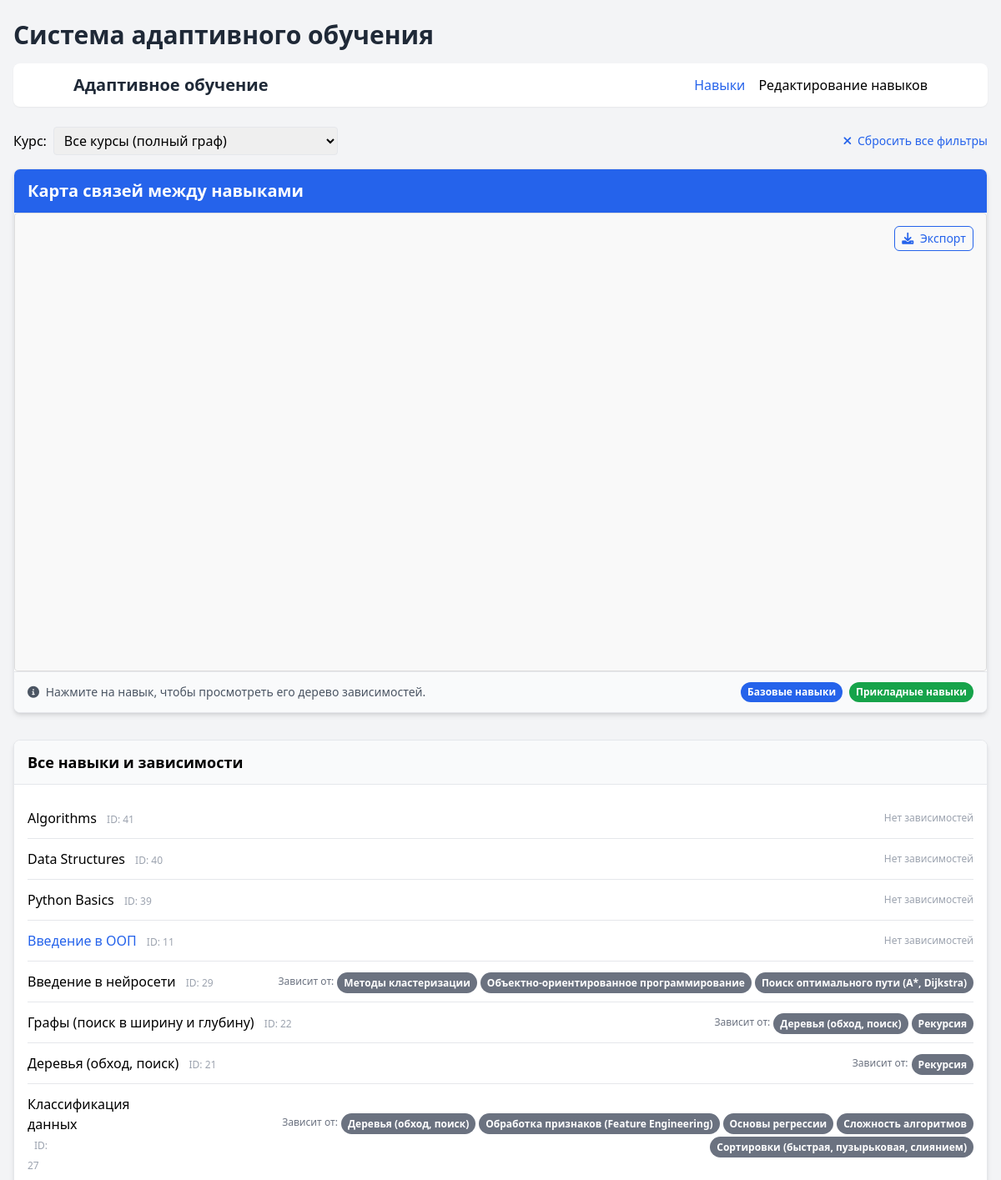
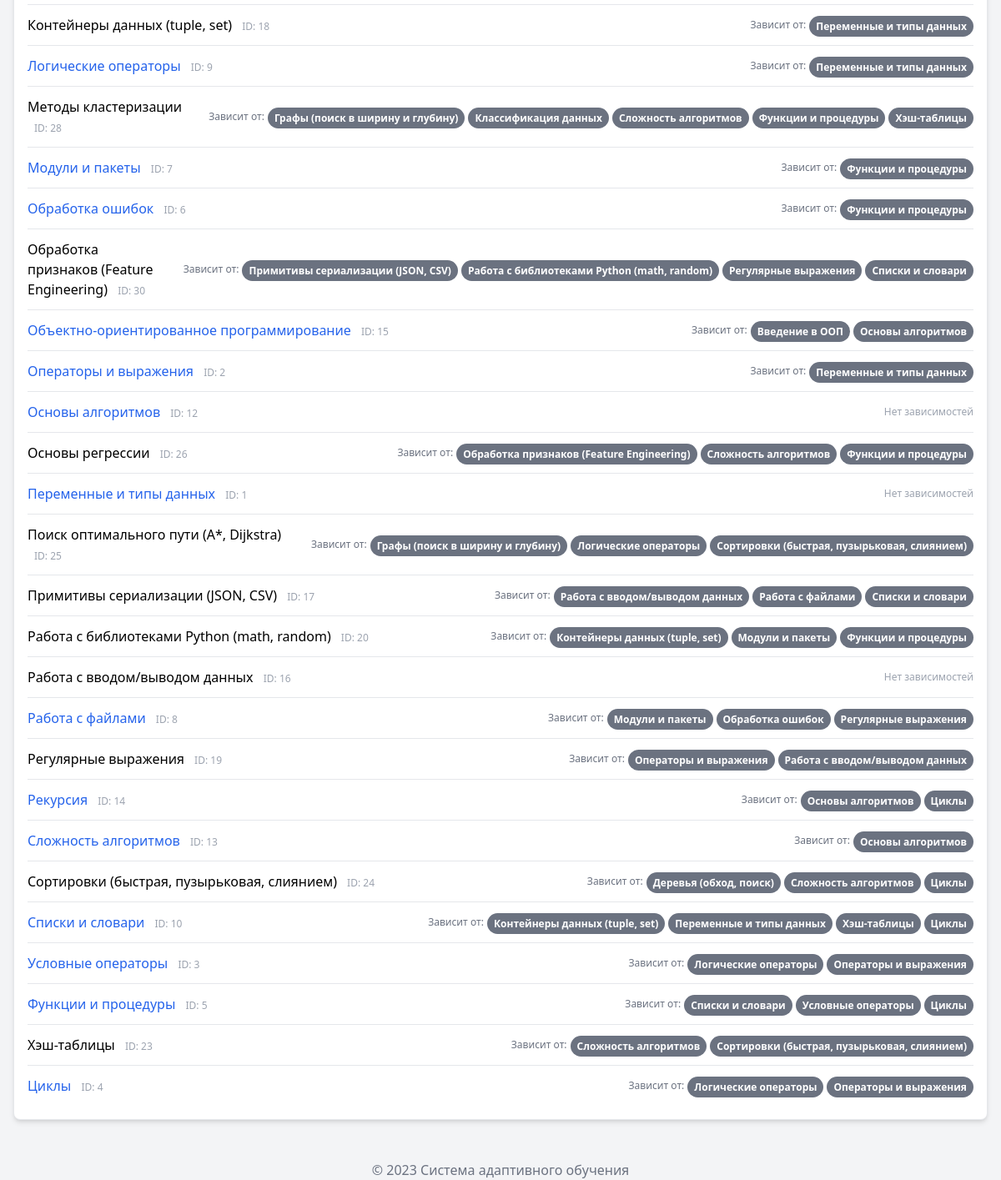
/skills/ (signed in), run on the app's committed database (2 pictures, top to bottom).
### skills/models.py (models this page shows, shortened)
class Skill(models.Model):
    name = models.CharField(max_length=255, unique=True, verbose_name="Название навыка")
    description = models.TextField(blank=True, null=True, verbose_name="Описание навыка")
    is_base = models.BooleanField(default=False, verbose_name="Базовый навык")
    courses = models.ManyToManyField(Course, related_name="skills", verbose_name="Связанные курсы")
    prerequisites = models.ManyToManyField("self", symmetrical=False, blank=True, verbose_name="Необходимые навыки", related_name="dependent_skills")
    class Meta:
        verbose_name = "Навык"
        verbose_name_plural = "Навыки"
        ordering = ["name"]

### skills/views.py (the view, shortened to what this page needs)
# urls.py: path('', views.skills_list, name='skills_list'),
@login_required
def skills_list(request):
    course_id = request.GET.get('course')
    selected_skill_id = request.GET.get('skill')
    courses = Course.objects.all().prefetch_related('skills')
    base_skills = Skill.objects.filter(is_base=True)
    if course_id == 'None':
        course_id = None
    if course_id and course_id != '':
        try:
            course = Course.objects.get(id=course_id)
            course_skills = course.skills.all().prefetch_related('prerequisites')
        except Course.DoesNotExist:
            course_skills = Skill.objects.none()
    else:
        course_skills = Skill.objects.all().prefetch_related('prerequisites')
    if selected_skill_id and selected_skill_id.isdigit():
        try:
            selected_skill = Skill.objects.get(id=selected_skill_id)
            all_skills = Skill.objects.all().prefetch_related('prerequisites')
            if course_id and course_id != '':
                if course_skills.filter(id=selected_skill.id).exists():
                    cytoscape_data = generate_cytoscape_data(course_skills, selected_skill_id)
                else:
                    cytoscape_data = generate_cytoscape_data(course_skills)
            else:
                cytoscape_data = generate_cytoscape_data(all_skills, selected_skill_id)
        except Skill.DoesNotExist:
            print(f"Ошибка: Навык с ID {selected_skill_id} не найден")
            cytoscape_data = generate_cytoscape_data(course_skills)
    else:
        cytoscape_data = generate_cytoscape_data(course_skills)
    all_skills = Skill.objects.prefetch_related('prerequisites').all()
    skill_in_course = False
    context = {
        'courses': courses,
        'base_skills': base_skills,
        'cytoscape_data': cytoscape_data,
        'selected_course_id': course_id,
        'all_skills': all_skills,
        'selected_skill_id': selected_skill_id,
        'skill_in_course': skill_in_course
    }
    return render(request, 'skills/skills_list.html', context)

### skills/templates/skills/skills_list.html (shortened to what this page needs)
<!DOCTYPE html>
<html lang="ru">
<head>
    <script src="https://cdn.tailwindcss.com"></script>
    <link rel="stylesheet" href="https://cdnjs.cloudflare.com/ajax/libs/font-awesome/6.0.0/css/all.min.css">
    <script src="https://unpkg.com/vis-data/standalone/umd/vis-data.min.js"></script>    {% load static %}
    <link rel="stylesheet" href="{% static 'skills/styles.css' %}">
</head>
<body class="bg-gray-100 pt-6">
    <div class="container mx-auto px-4 max-w-7xl">
        <header class="mb-6">
            <h1 class="text-3xl font-bold text-gray-800 mb-4">Система адаптивного обучения</h1>
            <nav class="bg-white shadow-sm rounded-lg p-3 mb-6">
                <div class="container mx-auto flex items-center justify-between">
                    <a href="/" class="text-xl font-semibold text-gray-800">Адаптивное обучение</a>
                    <ul class="flex space-x-4">
                        <li><a href="/" class="text-blue-600 font-medium">Навыки</a></li>
                        <li><a href="/edit/" class="font-medium">Редактирование навыков</a></li>
                    </ul>
                </div>
            </nav>
        </header>
        <main>
            <form method="get" class="mb-4 flex flex-wrap gap-2 items-center" id="course-filter-form">
                <label for="course" class="font-medium">Курс:</label>
                <select name="course" id="course" class="border rounded px-2 py-1">
                    <option value="" {% if not selected_course_id %}selected{% endif %}>Все курсы (полный граф)</option>
                </select>
                <a href="/" class="ml-auto text-sm text-blue-600 hover:underline">
                    <i class="fas fa-times mr-1"></i> Сбросить все фильтры
                </a>
            </form>
            <div class="mb-8">
                <div class="card relative">
                    <div class="bg-blue-600 text-white px-4 py-3 flex justify-between items-center">
                        <h4 class="text-xl font-bold m-0">Карта связей между навыками</h4>
                    </div>
                    <div class="p-0 relative">
                        <div id="network-container" class="w-full h-[550px] border-b border-gray-200"></div>
                        <div class="absolute top-4 right-4 z-50 flex gap-2">
                            <button id="export-png-btn" type="button" class="btn btn-sm btn-outline-primary" title="Экспорт графа в изображение">
                                <i class="fas fa-download mr-1"></i> Экспорт
                            </button>
                        </div>
                    </div>
                    <div class="card-footer flex flex-col sm:flex-row justify-between items-start sm:items-center gap-2">
                        <div class="text-sm text-gray-600">
                            <i class="fas fa-info-circle mr-1"></i>
                            Нажмите на навык, чтобы просмотреть его дерево зависимостей.
                        </div>
                        <div class="flex flex-wrap gap-2">
                            <span class="badge bg-blue-600">Базовые навыки</span>
                            <span class="badge bg-green-600">Прикладные навыки</span>
                        </div>
                    </div>
                </div>
            </div>
            <div class="mb-8">
                <div class="card">
                    <div class="card-header">
                        <h5 class="text-lg font-semibold m-0">Все навыки и зависимости</h5>
                    </div>
                    <div class="card-body">
                        <ul class="divide-y divide-gray-200">
                            {% for skill in all_skills %}
                            <li class="py-3 flex flex-col md:flex-row md:items-center gap-2 relative hover:bg-gray-50 transition-colors duration-150">
                                <div class="flex-1 min-w-0">
                                    <a href="?skill={{ skill.id }}&course={{ selected_course_id }}" class="font-medium {% if skill.is_base %}text-blue-600{% endif %}">
                                        {{ skill.name }}
                                    </a>
                                    <span class="text-xs text-gray-400 ml-2">ID: {{ skill.id }}</span>
                                </div>
                                <div class="flex flex-wrap gap-1 items-center md:justify-end md:ml-4 w-full md:w-auto mt-2 md:mt-0">
                                    {% if skill.prerequisites.all %}
                                        <span class="text-xs text-gray-500">Зависит от:</span>
                                        {% for prereq in skill.prerequisites.all %}
                                            <a href="?skill={{ prereq.id }}&course={{ selected_course_id }}" class="hover:opacity-80" title="Просмотреть навык {{ prereq.name }}">
                                                <span class="badge bg-gray-500 transition-colors duration-200 hover:bg-gray-600">{{ prereq.name }}</span>
                                            </a>
                                        {% endfor %}
                                    {% else %}
                                        <span class="text-xs text-gray-400">Нет зависимостей</span>
                                    {% endif %}
                                </div>
                            </li>
                            {% endfor %}
                        </ul>
                    </div>
                </div>
            </div>
        </main>
        <footer class="mt-12 text-center text-gray-500">
            <p>© 2023 Система адаптивного обучения</p>
        </footer>
    </div>
</body>
</html>

### skills/static/skills/styles.css (style rules this page uses)
#network-container { width: 100%; height: 550px; position: relative; border: 1px solid #ddd; border-radius: 4px; background-color: #f9f9f9; }

### data on the page
Skill: name "Algorithms", id "41", shows "Нет зависимостей"
Skill: name "Data Structures", id "40", shows "Нет зависимостей"
Skill: name "Python Basics", id "39", shows "Нет зависимостей"
Skill: name "Введение в ООП", id "11", shows "Нет зависимостей"
Skill: name "Введение в нейросети", id "29"
Skill: name "Методы кластеризации", id "28"
Skill: name "Объектно-ориентированное программирование", id "15"
Skill: name "Поиск оптимального пути (A*, Dijkstra)", id "25"
Skill: name "Графы (поиск в ширину и глубину)", id "22"
Skill: name "Деревья (обход, поиск)", id "21"
Skill: name "Рекурсия", id "14"
Skill: name "Классификация данных", id "27"
Skill: name "Обработка признаков (Feature Engineering)", id "30"
Skill: name "Основы регрессии", id "26"
Skill: name "Сложность алгоритмов", id "13"
Skill: name "Сортировки (быстрая, пузырьковая, слиянием)", id "24"
Skill: name "Контейнеры данных (tuple, set)", id "18"
Skill: name "Переменные и типы данных", id "1", shows "Нет зависимостей"
Skill: name "Логические операторы", id "9"
Skill: name "Функции и процедуры", id "5"
Skill: name "Хэш-таблицы", id "23"
Skill: name "Модули и пакеты", id "7"
Skill: name "Обработка ошибок", id "6"
Skill: name "Примитивы сериализации (JSON, CSV)", id "17"
Skill: name "Работа с библиотеками Python (math, random)", id "20"
Skill: name "Регулярные выражения", id "19"
Skill: name "Списки и словари", id "10"
Skill: name "Основы алгоритмов", id "12", shows "Нет зависимостей"
Skill: name "Операторы и выражения", id "2"
Skill: name "Работа с вводом/выводом данных", id "16", shows "Нет зависимостей"
Skill: name "Работа с файлами", id "8"
Skill: name "Циклы", id "4"
Skill: name "Условные операторы", id "3"
